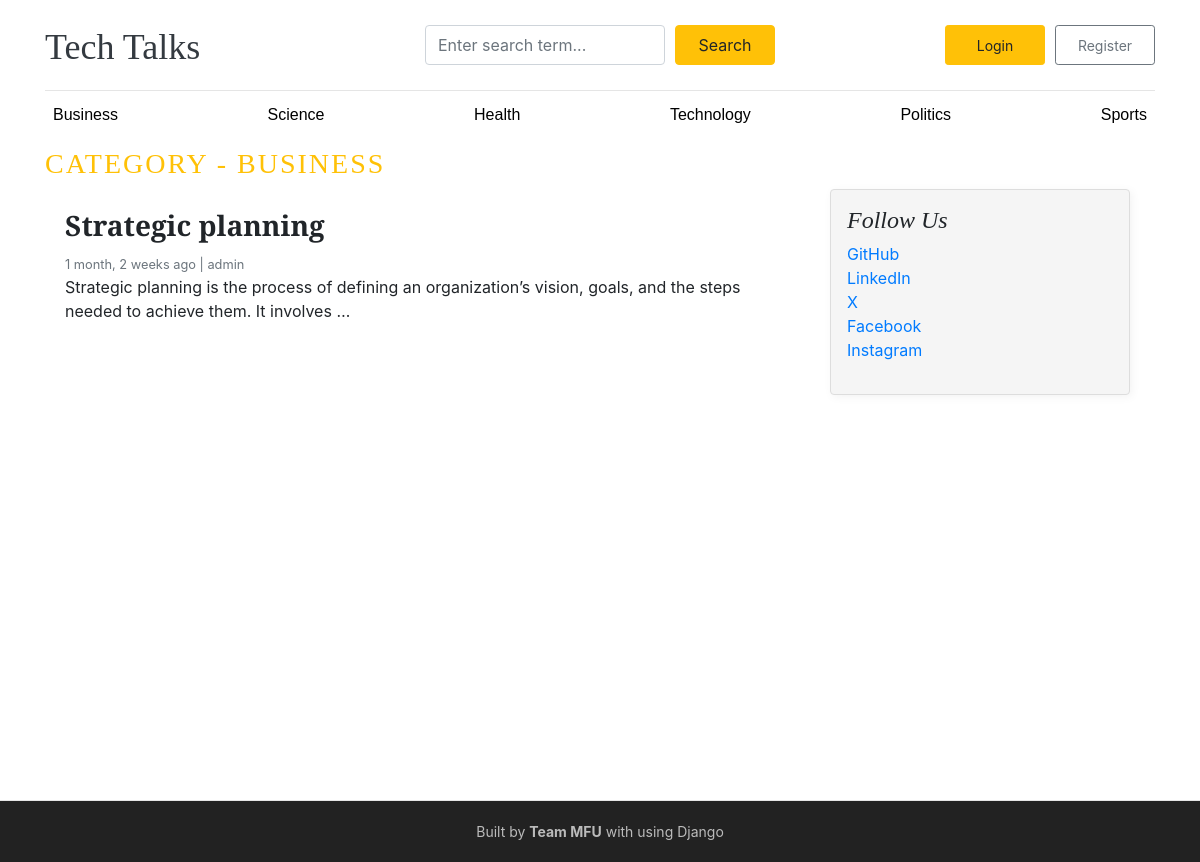
The app's page /category/2/ with its own data.
### application/models.py (models this page shows, shortened)
class Category(models.Model):
    category_name= models.CharField(max_length=50, unique=True)
    created_at = models.DateTimeField(auto_now_add=True)
    updated_at = models.DateTimeField(auto_now=True)
    class Meta:
        verbose_name_plural = 'Categories'
    def __str__(self):
        return self.category_name

class Blogs(models.Model):
    title = models.CharField(max_length= 100, unique=True)
    slug = models.SlugField(unique=True, blank=True)
    category = models.ForeignKey(Category, on_delete=models.CASCADE)
    author = models.ForeignKey(User, on_delete=models.CASCADE)
    blog_image = models.ImageField(upload_to='uploads/%y/%m/%d')
    short_description = models.TextField(max_length=1000)
    blog_body = models.TextField(max_length=3000)
    status = models.CharField(max_length=100, choices= STATUS_CHOICE, default= 'draft')
    is_feacherd = models.BooleanField(default= False)
    created_at = models.DateTimeField(auto_now_add=True)
    updated_at = models.DateTimeField(auto_now=True)
    class Meta:
        verbose_name_plural = 'Blogs'

### application/views.py (the view)
# urls.py: path('<int:category_id>/', views.posts_by_category, name='posts_by_category')
def posts_by_category(request,category_id):
    posts = Blogs.objects.filter(status= 'published', category = category_id)
    try:
        category = Category.objects.get(pk=category_id)
    except:
        return redirect('home')
    context = {
        'posts':posts,
        'category':category
    }
    return render(request, 'posts_by_category.html', context)

### application/context_processors.py (called while the page is built)
def get_categories(request):
    categories = Category.objects.all()
    return dict(categories = categories )

### templates/posts_by_category.html
{% extends 'base/base.html' %}
{% block content %}
  <h3 class="text-uppercase text-warning" style="letter-spacing: 2px;">Category - {{ category }}</h3>
  <main role="main" class="container p-0">
    <div class="row">
      <div class="col-md-8 blog-main">
        {% for post in posts %}
        <div class="card border-0" >
          <div class="card-body">
            <h3><a href="{% url 'blogs' post.slug %}">{{ post.title }}</a></h3>
            <small class="mb-1 text-muted">{{ post.created_at | timesince}} ago | {{ post.author }}</small>
            <p class="card-text">{{ post.short_description | truncatewords:20 }}</p>
          </div>
        </div>
        {% endfor %}
      </div>
      <div class="card mb-4 p-3 rounded" style="width: 300px; float: right; margin-left: 40px; padding: 20px; background-color: #f5f5f5; border: 1px solid #ddd; padding: 20px; box-shadow: 2px 2px 10px rgba(0, 0, 0, 0.05);">
        <h4 class="font-italic">Follow Us</h4>
        <ol class="list-unstyled">
            <li><a href="#">GitHub</a></li>
            <li><a href="#">LinkedIn</a></li>
            <li><a href="#">X</a></li>
            <li><a href="#">Facebook</a></li>
            <li><a href="#">Instagram</a></li>
        </ol>
    </div>
    </div>
  </main>
</div>
{% endblock %}

### templates/base/header.html (shortened to what this page needs)
{% load static %}
<!DOCTYPE html>
<html lang="en">
<head>
    <link href="https://getbootstrap.com/docs/4.0/dist/css/bootstrap.min.css" rel="stylesheet">
    <link href="{% static 'css/blog.css' %}" rel="stylesheet">
    <link rel="stylesheet" href="https://cdnjs.cloudflare.com/ajax/libs/font-awesome/4.7.0/css/font-awesome.min.css">
    <link rel="stylesheet" href="https://cdnjs.cloudflare.com/ajax/libs/font-awesome/6.4.2/css/all.min.css">
  </head>
<body>
    <div class="container">
      <header class="blog-header py-3">
    <div class="row flex-nowrap justify-content-between align-items-center">
        <div class="col-4 pt-1">
            <a class="blog-header-logo text-dark" href="/">Tech Talks</a>
        </div>
        <div class="col-4 search-container">
            <form action="{% url 'search' %}" method="GET" class="search-form">
                <div class="d-flex gap-2">
                    <input class="form-control search-input" name="keyword" type="text" placeholder="Enter search term..." />
                    <button type="submit" class="btn btn-warning search-button">Search</button>
                </div>
            </form>
        </div>
        <div class="col-4 d-flex justify-content-end align-items-center action-buttons">
            {% if user.is_authenticated %}
                <div class="buttons-group">
                    {% if user.is_staff or user.is_superuser %}
                        <a href="{% url 'dashboard' %}" class="btn btn-warning">Dashboard</a>
                    {% endif %}
                    <a href="{% url 'logout' %}" class="btn btn-danger text-white">Logout</a>
                </div>
            {% else %}
                <a class="btn btn-sm btn-warning" href="{% url 'login' %}">Login</a>
                <a class="btn btn-sm btn-outline-secondary" href="{% url 'register' %}">Register</a>
            {% endif %}
        </div>
    </div>
</header>
      <div class="nav-scroller py-1 mb-2">
        <nav class="nav d-flex justify-content-between">
          {% for cat in categories %}
          <a class="p-2 nav-link" href="{% url 'posts_by_category' cat.id %}">{{ cat.category_name }}</a>
          {% endfor %}
        </nav>
      </div>

### static/css/blog.css (style rules this page uses)
html, body { height: 100%; margin: 0; padding: 0; }
h3 a, h1 a, h2 a { color: #212529!important; text-decoration: none !important; font-weight: bold; transition: color 0.3s ease-in-out; }
.nav-scroller .nav a { font-family: Arial, sans-serif; font-weight: normal; font-size: 16px; color: #000 !important; text-decoration: none; position: relative; transition: color 0.3s ease-in-out; }
.nav-scroller .nav a::after { content: ""; position: absolute; left: 50%; bottom: -2px; width: 0; height: 2px; background-color: #FFC107; transition: width 0.3s ease-in-out, left 0.3s ease-in-out; }
.blog-header { border-bottom: 1px solid #e5e5e5; }
.blog-header-logo { font-family: "Playfair Display", Georgia, "Times New Roman", serif; font-size: 2.25rem; }
h1, h2, h3, h4, h5, h6 { font-family: "Playfair Display", Georgia, "Times New Roman", serif; }

### templates/base/header.html (style rules this page uses)
@media (min-width: 769px) { .search-form .d-flex { gap: 10px; } }
@media (min-width: 769px) { .search-input { width: 100%; max-width: 300px; } }
@media (min-width: 769px) { .search-button { min-width: 100px; height: 40px; } }
.action-buttons { display: flex; align-items: center; justify-content: flex-end; gap: 10px; }
.btn-warning, .btn-danger, .btn-outline-secondary { min-width: 100px; height: 40px; text-align: center; display: flex; align-items: center; justify-content: center; }

### records on screen
Category: category_name "Business", category_name "BUSINESS"
Category: category_name "Science"
Category: category_name "Health"
Category: category_name "Technology"
Category: category_name "Politics"
Category: category_name "Sports"
Blogs: title "Strategic planning", created_at "1 month, 2 weeks", author "admin", short_description "Strategic planning is the process of defining an organization’s vision, goals, and the steps needed to achieve them. It involves …"
